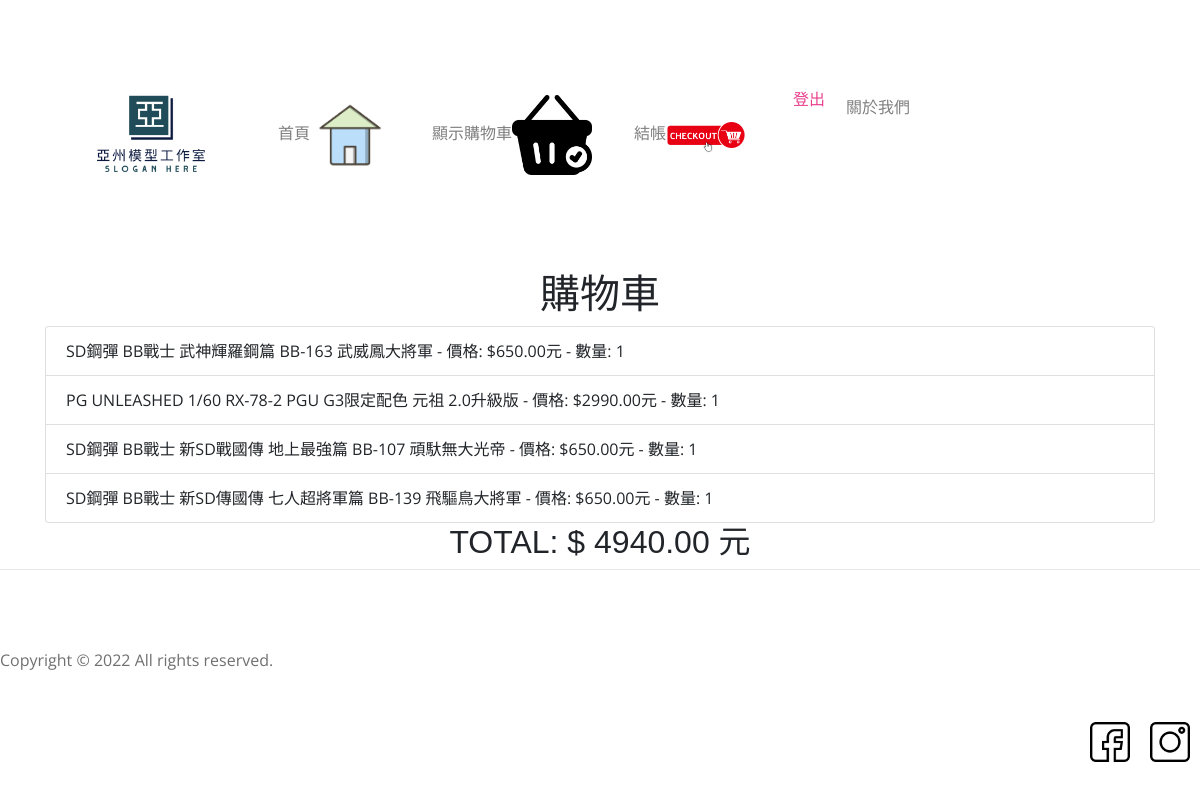
The page /view_cart/ (signed in) on the database its author committed.
### store/models.py (models this page shows, shortened)
class CartItem(models.Model):
    cart = models.ForeignKey(Cart, on_delete=models.CASCADE)
    product = models.ForeignKey(Product, on_delete=models.CASCADE)
    quantity = models.PositiveIntegerField(default=0)

class Product(models.Model):
    name = models.CharField(max_length=100)
    price = models.DecimalField(max_digits=10, decimal_places=2)

### store/views.py (the view)
# urls.py: path('view_cart/', view_cart, name='view_cart'),
@login_required(login_url='/login/')
def view_cart(request):
    try:
        cart = Cart.objects.get(user=request.user)
        cart_items = cart.cartitem_set.all()
        if not cart_items.exists():
                message = "購物車現在是空的"
                total_price = 0
        else:
            total_price = sum(item.product.price * item.quantity for item in cart.cartitem_set.all())
            message = ""
    except Cart.DoesNotExist:
        cart = None
        cart_items = []
        total_price = 0
        message = "購物車現在是空的"
    return render(request,'store/view_cart.html', {'cart':cart, 'total_price':total_price, 'message': message} )

### store/templates/store/view_cart.html (shortened to what this page needs)
<!DOCTYPE html>
<html lang="en">
<head>
    <link rel="stylesheet" href="https://stackpath.bootstrapcdn.com/bootstrap/5.3.0/css/bootstrap.min.css">
    <link rel="stylesheet" href="https://cdnjs.cloudflare.com/ajax/libs/font-awesome/6.4.0/css/all.min.css">
    {% load static %}
    <link href="{% static 'css/style.css' %}" rel="stylesheet" type="text/css" />
    {% block script %}
    <link rel="stylesheet" href="{% static 'css/reset.css' %}">
    <link rel="stylesheet" href="{% static 'css/basic.css' %}">
    <link rel="stylesheet" href="{% static 'css/style1.css' %}">
   {% endblock %}
    <link rel="stylesheet" href="https://stackpath.bootstrapcdn.com/bootstrap/4.5.2/css/bootstrap.min.css">
</head>
<body>
    {% include 'header1.html' %}
    <div class="container">
        <h1 class="text-center">購物車</h1>
        {% if message %}
            <p class="text-center">{{ message }}</p>
        {% else %}
        <ul class="list-group">
             {% for item in cart.cartitem_set.all %}
            <li class="list-group-item">
                {{ item.product.name }} - 價格: ${{ item.product.price }}元 - 數量: {{ item.quantity }}
            </li>
            {% endfor %}
        </ul>
        <h2 class="text-center">Total: $ {{ total_price }} 元</h2>
        {% endif %}
    </div>
<footer class="footer">
  <div class="copyright">
      <p>Copyright © 2022 All rights reserved.</p>
  </div>
  <div id="sns">
      <a href="http://www.facebook.com" target="_blank"><img src="{% static 'img/ion-fb.png' %}" alt=""></a>
      <a href="http://www.instagram.com" target="_blank"><img src="{% static 'img/ion-ig.png' %}" alt=""></a>
  </div>
</footer>
</body>
</html>

### static/css/style.css (style rules this page uses)
h1,h2,h3,h4,h5,h6 { font-family: 'Noto Sans TC', sans-serif; }
p,a,span,li,label { font-family: 'Open Sans', sans-serif; }
img { max-width:100%; }
p { font-size: 16px; line-height: 26px; color: #707070; }
footer { padding: 80px 0px }
footer { border-top: 1px solid rgba(0,0,0,0.09); }
footer img { margin-bottom: 30px; }
footer a { color:#f05f5c; }

### static/css/basic.css (style rules this page uses)
:root { --black: #000000ff; --grey:#545454ff; --silver:#6f6f6fff; --spanish:#999999FF; --gainsboro:#e0e0e0ff; --white:#ffffffff; --pink: #F18AB8ff; --mimi: #F9CDDEff; --piggy: #FAE4EEff; --red: #FF0000ff; --empty:#ffffff00; --info: #2F80EDff; --success: #27AE60ff; --error: #EB5757ff; --warning: #E2B93Bff; --h1:30px; --h2:26px; --h3:24px; --h4:22px; --h5:20px; --h6:18px; --normal:16px; --small:14px; --mini:12px; --spacing1:8px; --spacing2:16px; --spacing3:24px; --spacing4:32px; --spacing5:40px; --spacing6:56px; --spacing7:72px; --spacing8:80px; --spacing9:96px; --spacing10:120px; --size_normal:10px; --size_basic:0.1; }
html,body { font-family: "Nanum Gothic","微軟正黑體","sans-serif"; color: var(--grey,#545454ff); height: 100%; font-size: var(--normal); }
a:link,a:active,a:visited { color: var(--pink,#F18AB8ff); text-decoration: none; }
h1 { font-size: var(--h1, 30px); font-weight: 800; line-height: calc(var(--size_basic, 0.1)*25); margin: calc(var(--size_normal, 10px)*2) 0; }
h2 { font-size: var(--h2, 26px); font-weight: 800; line-height: calc(var(--size_basic, 0.1)*20); text-transform: uppercase; }
p { font-size: var(--normal, 16px); line-height: calc(var(--size_basic, 0.1)*13); }

### static/css/style1.css (style rules this page uses)
#sns { float: right; padding-top: 35px; }
#sns a { margin: 0 10px; float: left; display: block; width: 40px; height: 40px; }
#sns a img { width: 100%; height: auto; }
.container { position: relative; cursor: pointer; }

### store/templates/store/view_cart.html (style rules this page uses)
.container { margin-top: 50px; }

### rows shown on the page
CartItem: product.name "SD鋼彈 BB戰士 武神輝羅鋼篇 BB-163 武威鳳大將軍", product.price "650.00", quantity "1"
CartItem: product.name "PG UNLEASHED 1/60 RX-78-2 PGU G3限定配色 元祖 2.0升級版", product.price "2990.00", quantity "1"
CartItem: product.name "SD鋼彈 BB戰士 新SD戰國傳 地上最強篇 BB-107 頑馱無大光帝", product.price "650.00", quantity "1"
CartItem: product.name "SD鋼彈 BB戰士 新SD傳國傳 七人超將軍篇 BB-139 飛驅鳥大將軍", product.price "650.00", quantity "1"

### other values the page prints
{{ total_price }} "4940.00"
